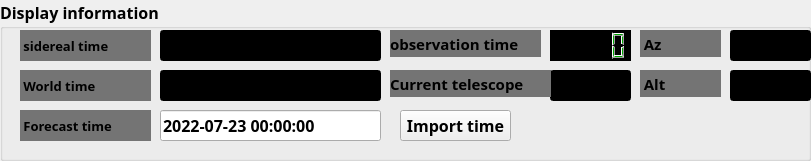
   <widget class="QGroupBox" name="groupBox_1">
    <property name="geometry">
     <rect>
      <x>0</x>
      <y>440</y>
      <width>811</width>
      <height>161</height>
     </rect>
    </property>
    <property name="font">
     <font>
      <family>Agency FB</family>
      <pointsize>12</pointsize>
      <weight>75</weight>
      <bold>true</bold>
     </font>
    </property>
    <property name="title">
     <string>Display information</string>
    </property>
    <widget class="QLineEdit" name="lineEdit_2">
     <property name="geometry">
      <rect>
       <x>160</x>
       <y>70</y>
       <width>221</width>
       <height>31</height>
      </rect>
     </property>
     <property name="font">
      <font>
       <pointsize>12</pointsize>
       <weight>75</weight>
       <bold>true</bold>
      </font>
     </property>
     <property name="styleSheet">
      <string notr="true">color: rgb(0, 170, 0);
background-color: rgb(0, 0, 0);</string>
     </property>
    </widget>
    <widget class="QLineEdit" name="lineEdit_1">
     <property name="geometry">
      <rect>
       <x>160</x>
       <y>30</y>
       <width>221</width>
       <height>31</height>
      </rect>
     </property>
     <property name="font">
      <font>
       <pointsize>12</pointsize>
       <weight>75</weight>
       <bold>true</bold>
      </font>
     </property>
     <property name="styleSheet">
      <string notr="true">color: rgb(0, 170, 0);
background-color: rgb(0, 0, 0);</string>
     </property>
    </widget>
    <widget class="QLabel" name="label_6">
     <property name="geometry">
      <rect>
       <x>20</x>
       <y>70</y>
       <width>131</width>
       <height>31</height>
      </rect>
     </property>
     <property name="font">
      <font>
       <pointsize>10</pointsize>
       <weight>75</weight>
       <bold>true</bold>
      </font>
     </property>
     <property name="styleSheet">
      <string notr="true">background-color: rgb(116, 116, 116);</string>
     </property>
     <property name="text">
      <string> World time</string>
     </property>
    </widget>
    <widget class="QLabel" name="label_7">
     <property name="geometry">
      <rect>
       <x>20</x>
       <y>110</y>
       <width>131</width>
       <height>31</height>
      </rect>
     </property>
     <property name="font">
      <font>
       <pointsize>10</pointsize>
       <weight>75</weight>
       <bold>true</bold>
      </font>
     </property>
     <property name="styleSheet">
      <string notr="true">background-color: rgb(116, 116, 116);</string>
     </property>
     <property name="text">
      <string> Forecast time</string>
     </property>
    </widget>
    <widget class="QLabel" name="label_1">
     <property name="geometry">
      <rect>
       <x>20</x>
       <y>30</y>
       <width>131</width>
       <height>31</height>
      </rect>
     </property>
     <property name="font">
      <font>
       <pointsize>10</pointsize>
       <weight>75</weight>
       <bold>true</bold>
      </font>
     </property>
     <property name="styleSheet">
      <string notr="true">background-color: rgb(116, 116, 116);</string>
     </property>
     <property name="text">
      <string> sidereal time</string>
     </property>
    </widget>
    <widget class="QLineEdit" name="lineEdit_4">
     <property name="geometry">
      <rect>
       <x>730</x>
       <y>70</y>
       <width>81</width>
       <height>31</height>
      </rect>
     </property>
     <property name="font">
      <font>
       <pointsize>12</pointsize>
       <weight>75</weight>
       <bold>true</bold>
      </font>
     </property>
     <property name="styleSheet">
      <string notr="true">color: rgb(0, 170, 0);
background-color: rgb(0, 0, 0);</string>
     </property>
    </widget>
    <widget class="QLineEdit" name="lineEdit_5">
     <property name="geometry">
      <rect>
       <x>730</x>
       <y>30</y>
       <width>81</width>
       <height>31</height>
      </rect>
     </property>
     <property name="font">
      <font>
       <pointsize>12</pointsize>
       <weight>75</weight>
       <bold>true</bold>
      </font>
     </property>
     <property name="styleSheet">
      <string notr="true">color: rgb(0, 170, 0);
background-color: rgb(0, 0, 0);</string>
     </property>
    </widget>
    <widget class="QLabel" name="label_9">
     <property name="geometry">
      <rect>
       <x>640</x>
       <y>30</y>
       <width>81</width>
       <height>27</height>
      </rect>
     </property>
     <property name="sizePolicy">
      <sizepolicy hsizetype="Preferred" vsizetype="Preferred">
       <horstretch>1</horstretch>
       <verstretch>0</verstretch>
      </sizepolicy>
     </property>
     <property name="font">
      <font>
       <pointsize>11</pointsize>
       <weight>75</weight>
       <bold>true</bold>
      </font>
     </property>
     <property name="styleSheet">
      <string notr="true">background-color: rgb(116, 116, 116);
</string>
     </property>
     <property name="text">
      <string> Az</string>
     </property>
    </widget>
    <widget class="QLabel" name="label_2">
     <property name="geometry">
      <rect>
       <x>390</x>
       <y>30</y>
       <width>151</width>
       <height>27</height>
      </rect>
     </property>
     <property name="sizePolicy">
      <sizepolicy hsizetype="Preferred" vsizetype="Preferred">
       <horstretch>1</horstretch>
       <verstretch>0</verstretch>
      </sizepolicy>
     </property>
     <property name="font">
      <font>
       <pointsize>11</pointsize>
       <weight>75</weight>
       <bold>true</bold>
      </font>
     </property>
     <property name="styleSheet">
      <string notr="true">background-color: rgb(116, 116, 116);
</string>
     </property>
     <property name="text">
      <string>observation time</string>
     </property>
    </widget>
    <widget class="QLCDNumber" name="lcd_remaining_time">
     <property name="geometry">
      <rect>
       <x>550</x>
       <y>30</y>
       <width>81</width>
       <height>31</height>
      </rect>
     </property>
     <property name="sizePolicy">
      <sizepolicy hsizetype="Preferred" vsizetype="Preferred">
       <horstretch>0</horstretch>
       <verstretch>0</verstretch>
      </sizepolicy>
     </property>
     <property name="font">
      <font>
       <pointsize>9</pointsize>
       <weight>75</weight>
       <bold>true</bold>
      </font>
     </property>
     <property name="styleSheet">
      <string notr="true">color: rgb(0, 170, 0);
background-color: rgb(0, 0, 0);</string>
     </property>
     <property name="smallDecimalPoint">
      <bool>false</bool>
     </property>
    </widget>
    <widget class="QLabel" name="label_8">
     <property name="geometry">
      <rect>
       <x>640</x>
       <y>70</y>
       <width>81</width>
       <height>27</height>
      </rect>
     </property>
     <property name="sizePolicy">
      <sizepolicy hsizetype="Preferred" vsizetype="Preferred">
       <horstretch>1</horstretch>
       <verstretch>0</verstretch>
      </sizepolicy>
     </property>
     <property name="font">
      <font>
       <pointsize>11</pointsize>
       <weight>75</weight>
       <bold>true</bold>
      </font>
     </property>
     <property name="styleSheet">
      <string notr="true">background-color: rgb(116, 116, 116);
</string>
     </property>
     <property name="text">
      <string> Alt</string>
     </property>
    </widget>
    <widget class="QLineEdit" name="lineEdit_now">
     <property name="geometry">
      <rect>
       <x>550</x>
       <y>70</y>
       <width>81</width>
       <height>31</height>
      </rect>
     </property>
     <property name="font">
      <font>
       <pointsize>12</pointsize>
       <weight>75</weight>
       <bold>true</bold>
      </font>
     </property>
     <property name="styleSheet">
      <string notr="true">color: rgb(0, 170, 0);
background-color: rgb(0, 0, 0);</string>
     </property>
    </widget>
    <widget class="QLabel" name="label_22">
     <property name="geometry">
      <rect>
       <x>390</x>
       <y>70</y>
       <width>161</width>
       <height>27</height>
      </rect>
     </property>
     <property name="sizePolicy">
      <sizepolicy hsizetype="Preferred" vsizetype="Preferred">
       <horstretch>1</horstretch>
       <verstretch>0</verstretch>
      </sizepolicy>
     </property>
     <property name="font">
      <font>
       <pointsize>11</pointsize>
       <weight>75</weight>
       <bold>true</bold>
      </font>
     </property>
     <property name="styleSheet">
      <string notr="true">background-color: rgb(116, 116, 116);
</string>
     </property>
     <property name="text">
      <string>Current telescope</string>
     </property>
    </widget>
    <widget class="QLineEdit" name="lineEdit_foretime">
     <property name="geometry">
      <rect>
       <x>160</x>
       <y>110</y>
       <width>221</width>
       <height>31</height>
      </rect>
     </property>
     <property name="font">
      <font>
       <pointsize>12</pointsize>
       <weight>75</weight>
       <bold>true</bold>
      </font>
     </property>
     <property name="text">
      <string>2022-07-23 00:00:00</string>
     </property>
    </widget>
    <widget class="QPushButton" name="foretime_sure_Button">
     <property name="geometry">
      <rect>
       <x>400</x>
       <y>110</y>
       <width>111</width>
       <height>31</height>
      </rect>
     </property>
     <property name="font">
      <font>
       <weight>75</weight>
       <bold>true</bold>
      </font>
     </property>
     <property name="text">
      <string>Import time</string>
     </property>
    </widget>
   </widget>
